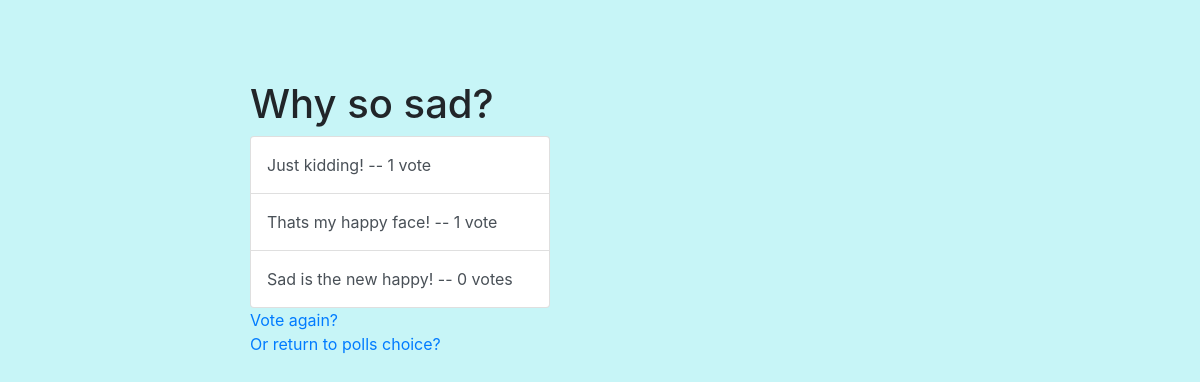
The page /polls/4/results/ on the database its author committed.
### polls/models.py (models this page shows, shortened)
class Question(models.Model):
    question_text = models.CharField(max_length=200)
    pub_date = models.DateTimeField('date published')
    def was_published_recently(self):
        now = timezone.now()
        return now - datetime.timedelta(days=1) <= self.pub_date <= now
    was_published_recently.admin_order_field = 'pub_date'
    was_published_recently.boolean = True
    was_published_recently.short_description = 'Published recently?'

class Choice(models.Model):
    question = models.ForeignKey(Question, on_delete=models.CASCADE)
    choice_text = models.CharField(max_length=200)
    votes = models.IntegerField(default=0)

### polls/views.py (the view)
# urls.py: path('<int:pk>/results/', views.ResultsView.as_view(), name='results'),
class ResultsView(generic.DetailView):
    model = Question
    template_name = 'polls/results.html'

### polls/templates/polls/results.html (shortened to what this page needs)
{% load static %}
<link rel="stylesheet" href="https://stackpath.bootstrapcdn.com/bootstrap/4.5.2/css/bootstrap.min.css">
<link rel="stylesheet" type="text/css" href="{% static 'polls/style.css' %}">
<!DOCTYPE html>
<html lang="en">
<head>
</head>
<body>
    <div class="container-fluid">
        <div class="listbox">
            <h1>{{ question.question_text }}</h1>
            <ul class="list-group">
            {% for choice in question.choice_set.all %}
                <li class="list-group-item list-group-item-action">{{ choice.choice_text }} -- {{ choice.votes }} vote{{ choice.votes|pluralize }} </li>
            {% endfor %}
            </ul>
            <a href="{% url 'polls:detail' question.id %}">Vote again?</a> </br>
            <a href="{% url 'polls:index' %}">Or return to polls choice?</a>
        </div>
    </div>
</body>
</html>

### polls/static/polls/style.css (style rules this page uses)
body { background-color: rgb(199, 245, 247); }
.listbox { margin: auto; max-width: 700px; }
.listbox li { max-width: 300px; padding: 1em; }
.listbox a { margin-top: 1em; }
.container-fluid { margin-top: 5em; }

### rows shown on the page
Question: question_text "Why so sad?"
Choice: choice_text "Just kidding!", votes "1"
Choice: choice_text "Thats my happy face!", votes "1"
Choice: choice_text "Sad is the new happy!", votes "0"
